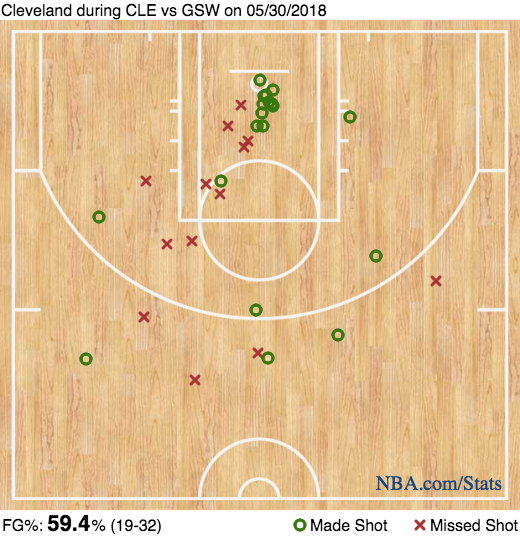
#> input picture shotchart.png, 520 x 545 px
$ python Old_Func_Shot_Prediction.py   (older library calls are emulated)
#> lines starting #> are read from the running program, lines starting #| are printed output that depends on the picture; after the words box and inside, x2 and y2 are one past the last pixel; in counts of white or black regions, pixels touching at a corner belong together
#!/usr/bin/env python3
# -*- coding: utf-8 -*-
"""
Created on Tue Jun  5 13:42:42 2018

@author: jinzhao
"""
import cv2
import numpy as np
import scipy.ndimage

def extract_spots(img, threshold):
    m, n = img.shape
    result = np.zeros((m, n)).astype('uint8')

    for i in range(m):
        for j in range(n):
            if img[i, j] < threshold:
                result[i, j] = 255

    return result

def generate_disk_filter(radius):

    L = np.arange(-radius, radius + 1)
    X, Y = np.meshgrid(L, L)
    disk = np.array((X ** 2 + Y ** 2) <= radius ** 2, dtype = 'uint8')

    return disk

def process_made_shot(shot_made):
    img_filled = scipy.ndimage.binary_fill_holes(shot_made).astype('uint8')
    img_filled[img_filled == 1] = 255
    img_diff = img_filled - shot_made

    disk_filter_1 = generate_disk_filter(1)
    disk_filter_2 = generate_disk_filter(1)
    temp = cv2.erode(img_diff, disk_filter_1, iterations = 1)
    made_shots = cv2.dilate(temp, disk_filter_2, iterations = 1)

    return made_shots

def process_missed_shot(shot_missed):

    square_filter_1 = np.ones((4, 4))
    temp = cv2.erode(shot_missed, square_filter_1, iterations = 1)
    square_filter_2 = np.ones((2, 2))
    missed_shots = cv2.dilate(temp, square_filter_2, iterations = 1)

    return missed_shots

def calculate_shot_pos(contours):

    n_spots = len(contours)
    moments = np.empty((0, 2))

    for i in range(n_spots):
        cnt = contours[i]
        M = cv2.moments(cnt)
        col_ind = int(M['m10']/M['m00'])
        row_ind = int(M['m01']/M['m00'])
        centroid = np.array([row_ind, col_ind])
        moments = np.vstack((moments, centroid))

    return moments


def extract_shot_information(img_file):
#> called with img_file = 'shotchart.png'
    img_brg = cv2.imread(img_file) # Blue-Red-Green
#> img_brg is the input picture: shape (545, 520, 3); mean B, G, R 151.9, 194.8, 227.2
    shot_chart = img_brg[30:500, 12:508]
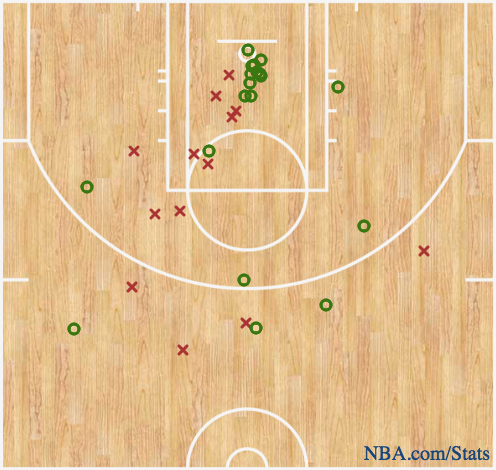
#> shot_chart: shape (470, 496, 3); mean B, G, R 143.5, 191, 226.8
    height, width, depth = shot_chart.shape
#> height = 470; width = 496; depth = 3

    green_channel = shot_chart[:, :, 2]
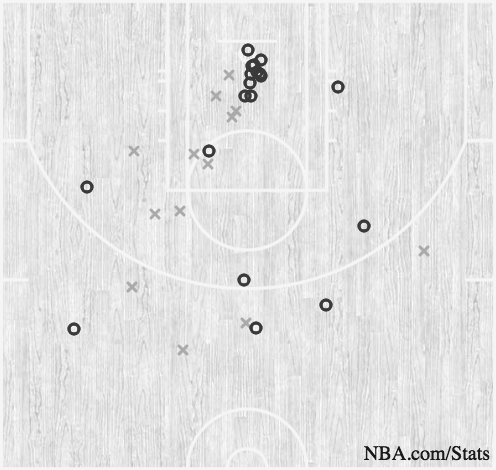
#> green_channel: shape (470, 496); min 26, max 255, mean 226.8
    red_channel = shot_chart[:, :, 1]
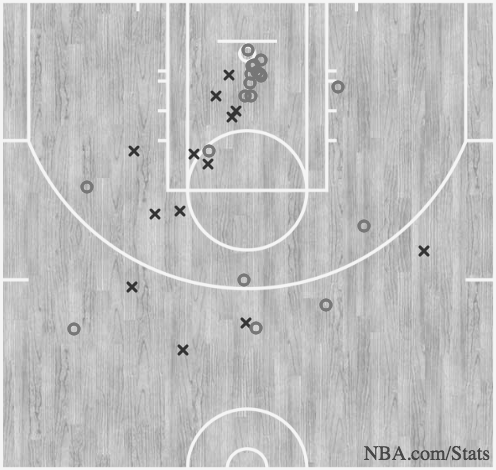
#> red_channel: shape (470, 496); min 50, max 246, mean 191

    threshold = 100

    img_missed_shots = extract_spots(red_channel, threshold)
#> after the loop in extract_spots, `for i in range(m):`:
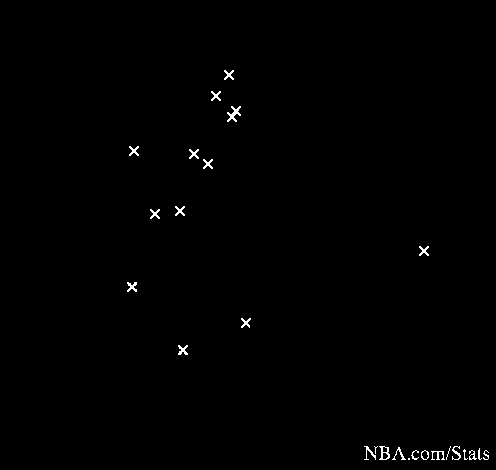
#> result: shape (470, 496); 0.5% white in thin lines or dots, all inside (x1, y1, x2, y2) = (127, 70, 489, 460)
    img_missed_shots[445:460, :] = 0
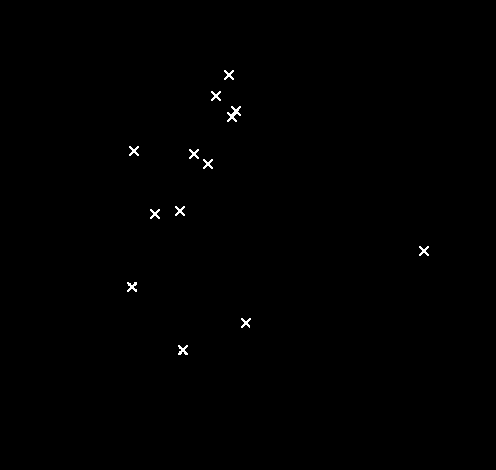
#> img_missed_shots: shape (470, 496); 0.29% white in thin lines or dots, all inside (x1, y1, x2, y2) = (127, 70, 429, 355)
    missed_shots = process_missed_shot(img_missed_shots)
#> in process_missed_shot, `temp = cv2.erode(shot_missed, square_filter_1, iterations = 1)`: temp: shape (470, 496); 0.01% white in thin lines or dots, all inside (x1, y1, x2, y2) = (132, 75, 425, 351)
#> in process_missed_shot, `missed_shots = cv2.dilate(temp, square_filter_2, iterations = 1)`: missed_shots: shape (470, 496); 0.02% white in thin lines or dots, all inside (x1, y1, x2, y2) = (132, 75, 426, 352)

    img_made_shots = extract_spots(green_channel, threshold)
#> after the loop in extract_spots (call 2), `for i in range(m):`: result: shape (470, 496); 0.83% white; 21 white regions (1 under 20 px), largest, box (x1, y1, x2, y2) and area: (239, 54, 267, 102) 627, (358, 220, 370, 232) 87, (238, 274, 250, 286) 87
    img_made_shots[445:460, :] = 0
    made_shots = process_made_shot(img_made_shots)
#> in process_made_shot, `img_filled = scipy.ndimage.binary_fill_holes(shot_made).astype('uint8')`: img_filled: shape (470, 496); values 0 (black) and 1 (white), 0.8% white; 10 white regions, largest, box (x1, y1, x2, y2) and area: (239, 54, 267, 102) 770, (358, 220, 370, 232) 123, (238, 274, 250, 286) 123
#> in process_made_shot, `img_filled[img_filled == 1] = 255`:
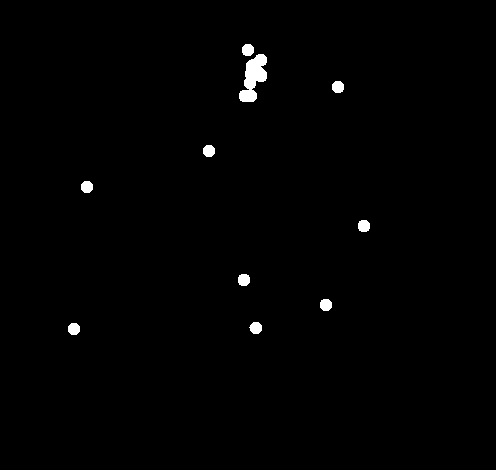
#> img_filled: shape (470, 496); 0.8% white; 10 white regions, largest, box (x1, y1, x2, y2) and area: (239, 54, 267, 102) 770, (358, 220, 370, 232) 123, (238, 274, 250, 286) 123
#> in process_made_shot, `img_diff = img_filled - shot_made`: img_diff: shape (470, 496); 0.2% white; 18 white regions (7 under 20 px), largest, box (x1, y1, x2, y2) and area: (245, 47, 251, 53) 36, (335, 84, 341, 90) 36, (206, 148, 212, 154) 36
#> in process_made_shot, `temp = cv2.erode(img_diff, disk_filter_1, iterations = 1)`:
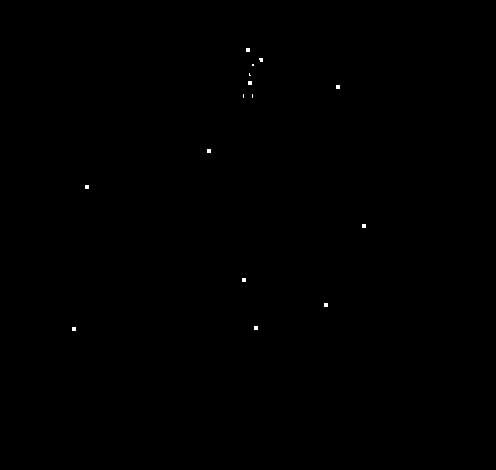
#> temp: shape (470, 496); 0.08% white; 15 white regions (15 under 20 px)
#> in process_made_shot, `made_shots = cv2.dilate(temp, disk_filter_2, iterations = 1)`: made_shots: shape (470, 496); 0.17% white; 15 white regions (4 under 20 px)

    im1, contours_1, hierarchy1 = cv2.findContours(made_shots, cv2.RETR_EXTERNAL, cv2.CHAIN_APPROX_SIMPLE)
#> contours_1 = 15 contours, 4 with area under 20; largest, box (x1, y1, x2, y2) and area: (71, 326, 77, 332) 23, (253, 325, 259, 331) 23, (323, 302, 329, 308) 23, (241, 277, 247, 283) 23, (361, 223, 367, 229) 23
    im2, contours_2, hierarchy2 = cv2.findContours(missed_shots, cv2.RETR_EXTERNAL, cv2.CHAIN_APPROX_SIMPLE)
#> contours_2 = 13 contours, all with area under 20

    made_shots_pos = calculate_shot_pos(contours_1)
#> in calculate_shot_pos, `n_spots = len(contours)`: n_spots = 15
#> the loop in calculate_shot_pos, `for i in range(n_spots):` made 15 passes
#> (col_ind, row_ind, centroid) on passes 5 to 15: (363, 225, [225, 363]), (86, 186, [186, 86]), (208, 150, [150, 208]), (252, 95, [95, 252]), (243, 95, [95, 243]), (337, 86, [86, 337]), (249, 82, [82, 249]), (249, 74, [74, 249]), (252, 64, [64, 252]), (260, 59, [59, 260]), (247, 49, [49, 247])
#> (col_ind, row_ind, moments) on passes 1 to 4: (73, 328, [[328, 73]]), (255, 327, [[328, 73], [327, 255]]), (325, 304, [[328, 73], [327, 255], [304, 325]]), (243, 279, [[328, 73], [327, 255], [304, 325], [279, 243]])
#> after the loop in calculate_shot_pos, `for i in range(n_spots):`: moments = 15 rows, first 8: [328, 73], [327, 255], [304, 325], [279, 243], [225, 363], [186, 86], [150, 208], [95, 252]
#> made_shots_pos has the same summary as moments in calculate_shot_pos
    missed_shots_pos = calculate_shot_pos(contours_2)
#> the loop in calculate_shot_pos (call 2), `for i in range(n_spots):` made 13 passes
#> (cnt, col_ind, row_ind) on passes 1, 5, 6, 7, 8, 9, 12, 13: ([[183, 350], [183, 351], [184, 351], [184, 350]], 183, 350), ([[155, 214], [155, 215], [156, 215], [156, 214]], 155, 214), ([[180, 211], [180, 212], [181, 212], [181, 211]], 180, 211), ([[208, 164], [208, 165], [209, 165], [209, 164]], 208, 164), ([[194, 154], [194, 155], [195, 155], [195, 154]], 194, 154), ([[134, 151], [134, 152], [135, 152], [135, 151]], 134, 151), ([[216, 96], [216, 97], [217, 97], [217, 96]], 216, 96), ([[229, 75], [229, 76], [230, 76], [230, 75]], 229, 75)
#> (cnt, col_ind, row_ind, moments) on passes 2 to 4: ([[246, 323], [246, 324], [247, 324], [247, 323]], 246, 323, [[350, 183], [323, 246]]), ([[132, 287], [132, 288], [133, 288], [133, 287]], 132, 287, [[350, 183], [323, 246], [287, 132]]), ([[424, 251], [424, 252], [425, 252], [425, 251]], 424, 251, [[350, 183], [323, 246], [287, 132], [251, 424]])
#> after the loop in calculate_shot_pos (call 2), `for i in range(n_spots):`: moments = 13 rows, first 8: [350, 183], [323, 246], [287, 132], [251, 424], [214, 155], [211, 180], [164, 208], [154, 194]
#> missed_shots_pos has the same summary as moments in calculate_shot_pos

    return made_shots_pos, missed_shots_pos

if __name__ == "__main__":
    file = "shotchart.png"

    made_shots_pos, missed_shots_pos = extract_shot_information(file)
#> made_shots_pos = 15 rows, first 8: [328, 73], [327, 255], [304, 325], [279, 243], [225, 363], [186, 86], [150, 208], [95, 252]; missed_shots_pos has the same summary as moments in calculate_shot_pos

    img = cv2.imread(file)[30:500, 12:508][:, :, 1] # Blue-Red-Green
    img = extract_spots(img, 100)
    cv2.imshow('test1', img)
    cv2.waitKey(1)
    cv2.destroyAllWindows()
